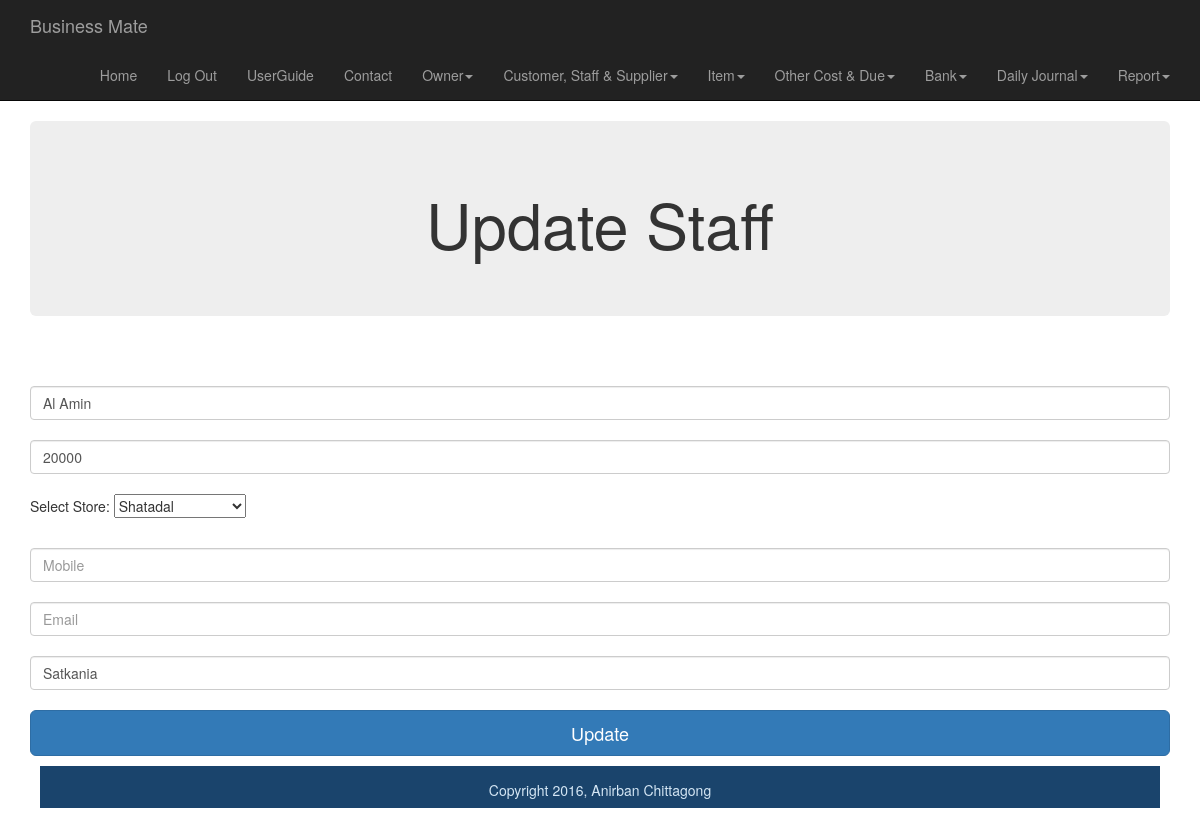
/smart_shop/stuff_section/stuffentryupdate.php?id=1 (signed in), run on the app's committed database.
### tables this page shows
CREATE TABLE IF NOT EXISTS `staff` (
  `id` int(11) NOT NULL AUTO_INCREMENT,
  `store_id` int(11) NOT NULL,
  `name` varchar(200) NOT NULL,
  `mobile_number` varchar(200) NOT NULL,
  `email` varchar(200) NOT NULL,
  `salary` varchar(200) NOT NULL,
  `address` varchar(200) NOT NULL,
  `userId` int(11) NOT NULL,
  PRIMARY KEY (`id`),
  KEY `store_id` (`store_id`)
);

CREATE TABLE IF NOT EXISTS `store` (
  `id` int(11) NOT NULL AUTO_INCREMENT,
  `name` varchar(200) NOT NULL,
  `address` varchar(200) NOT NULL,
  `contact_number` varchar(100) NOT NULL,
  `userId` int(11) NOT NULL,
  PRIMARY KEY (`id`)
);

### smart_shop/dbGeneralFunctions.php (called while the page is built, shortened)
<?php
	function get_staff_by_id($id) {
		$connection =mysql_connect(DB_SERVER,DB_USER,DB_PASS);
		 $db_select=mysql_select_db(DB_NAME,$connection);
		  $user_id=$_SESSION['userId'];
		$query = "SELECT *
				FROM staff WHERE userId = {$user_id} AND id = {$id}";
		$supplier_set = mysql_query($query, $connection);
		return $supplier_set;
	}
	function get_store_by_id($id) {
		$connection =mysql_connect(DB_SERVER,DB_USER,DB_PASS);
		 $db_select=mysql_select_db(DB_NAME,$connection);
		 $user_id=$_SESSION['userId'];
		$query = "SELECT *
				FROM store WHERE userId = {$user_id} AND id = {$id}";
		$supplier_set = mysql_query($query, $connection);
		return $supplier_set;
	}
?>

### smart_shop/stuff_section/stuffentryupdate.php (the view, shortened to what this page needs)
<?php include("..\dbGeneralFunctions.php"); ?>
<?php include("../includes/header.php"); ?>
	<div class="container">
		<div class="jumbotron">
		<h1>Update Staff</h1>
		<?php
		$id=$_GET["id"];
		$entry_set=get_staff_by_id($id);
		$entry= mysql_fetch_array($entry_set);
		?>
		</div>
	</div>
	 <div class="container">
		 <form class="form-signin" method="post" action="stuffentryupdate.php">
        <input name="name" class="form-control" placeholder="Staff Name" required="" autofocus="" value="<?php echo $entry["name"]?>">
        <input name="salary" class="form-control" placeholder="Staff Salary" required="" value="<?php echo $entry["salary"]?>">
		<p>Select Store:
		<?php
		$store_set=get_store_by_id($entry["store_id"]);
				$store= mysql_fetch_array($store_set);?>
		<select name="storeId">
		<option value="<?php echo $entry["store_id"]?>"><?php echo $store["name"]?></option>
		</select>
		</p>
		<input name="mobile" class="form-control" placeholder="Mobile" required="" value="<?php echo $entry["mobile_number"]?>">
		<input name="email" class="form-control" placeholder="Email" required="" value="<?php echo $entry["email"]?>">
	   <input name="address" class="form-control" placeholder="Address" required="" value="<?php echo $entry["address"]?>">
        <button class="btn btn-lg btn-primary btn-block" type="submit" name="submit">Update</button>
      </form>
	</body>
</html>
<div id="footer">Copyright 2016, Anirban Chittagong</div>
	</body>
</html>

### smart_shop/css/styles.css (style rules this page uses)
.jumbotron { text-align:center; }
#footer { height: 3em; margin: 10px; padding: 1em; text-align: center; background: #1A446C; color: #D4E6F4; clear:both; }

### data on the page
staff: name "Al Amin", salary "20000", address "Satkania"
store: storeId "Shatadal"
